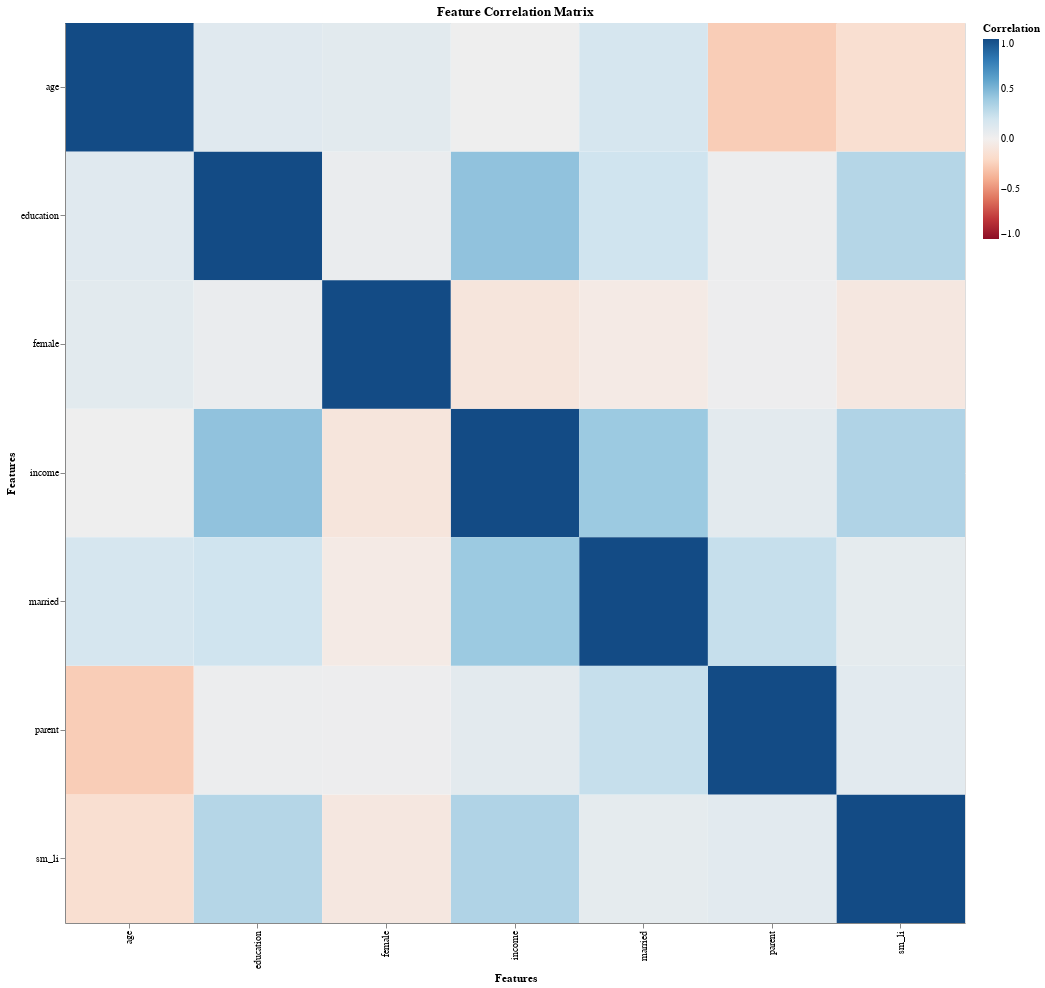

The notebook cell saved with this chart:
### Code cell
import altair as alt

# Create correlation matrix
corr_matrix = ss.corr()

# Convert to long format for Altair
corr_data = corr_matrix.stack().reset_index()
corr_data.columns = ['Feature1', 'Feature2', 'Correlation']

# Create heatmap
fig_corr = alt.Chart(corr_data).mark_rect().encode(
    x=alt.X('Feature1:N', title='Features'),
    y=alt.Y('Feature2:N', title='Features'),
    color=alt.Color('Correlation:Q', scale=alt.Scale(scheme='redblue', domain=[-1, 1])),
    tooltip=['Feature1', 'Feature2', alt.Tooltip('Correlation:Q', format='.2f')]
).properties(
    width=900,
    height=900,
    title='Feature Correlation Matrix'
)
fig_corr

### Figure 1 — Vega-Lite specification as saved in the notebook (floating-point values rounded to 4 significant figures)
{"config": {"view": {"continuousWidth": 300, "continuousHeight": 300}}, "data": {"name": "data-8384a2d5dfbd28a890c9fbb6f78dc080"}, "mark": {"type": "rect"}, "encoding": {"color": {"field": "Correlation", "scale": {"domain": [-1, 1], "scheme": "redblue"}, "type": "quantitative"}, "tooltip": [{"field": "Feature1", "type": "nominal"}, {"field": "Feature2", "type": "nominal"}, {"field": "Correlation", "format": ".2f", "type": "quantitative"}], "x": {"field": "Feature1", "title": "Features", "type": "nominal"}, "y": {"field": "Feature2", "title": "Features", "type": "nominal"}}, "height": 900, "title": "Feature Correlation Matrix", "width": 900, "$schema": "https://vega.github.io/schema/vega-lite/v5.20.1.json", "datasets": {"data-8384a2d5dfbd28a890c9fbb6f78dc080": [{"Feature1": "sm_li", "Feature2": "sm_li", "Correlation": 1.0}, {"Feature1": "sm_li", "Feature2": "income", "Correlation": 0.3297}, {"Feature1": "sm_li", "Feature2": "education", "Correlation": 0.3101}, {"Feature1": "sm_li", "Feature2": "parent", "Correlation": 0.1025}, {"Feature1": "sm_li", "Feature2": "married", "Correlation": 0.08423}, {"Feature1": "sm_li", "Feature2": "female", "Correlation": -0.07619}, {"Feature1": "sm_li", "Feature2": "age", "Correlation": -0.1592}, {"Feature1": "income", "Feature2": "sm_li", "Correlation": 0.3297}, {"Feature1": "income", "Feature2": "income", "Correlation": 1.0}, {"Feature1": "income", "Feature2": "education", "Correlation": 0.4388}, {"Feature1": "income", "Feature2": "parent", "Correlation": 0.09355}, {"Feature1": "income", "Feature2": "married", "Correlation": 0.4024}, {"Feature1": "income", "Feature2": "female", "Correlation": -0.0982}, {"Feature1": "income", "Feature2": "age", "Correlation": 0.02239}, {"Feature1": "education", "Feature2": "sm_li", "Correlation": 0.3101}, {"Feature1": "education", "Feature2": "income", "Correlation": 0.4388}, {"Feature1": "education", "Feature2": "education", "Correlation": 1.0}, {"Feature1": "education", "Feature2": "parent", "Correlation": 0.03735}, {"Feature1": "education", "Feature2": "married", "Correlation": 0.2067}, {"Feature1": "education", "Feature2": "female", "Correlation": 0.05271}, {"Feature1": "education", "Feature2": "age", "Correlation": 0.1117}, {"Feature1": "parent", "Feature2": "sm_li", "Correlation": 0.1025}, {"Feature1": "parent", "Feature2": "income", "Correlation": 0.09355}, {"Feature1": "parent", "Feature2": "education", "Correlation": 0.03735}, {"Feature1": "parent", "Feature2": "parent", "Correlation": 1.0}, {"Feature1": "parent", "Feature2": "married", "Correlation": 0.2469}, {"Feature1": "parent", "Feature2": "female", "Correlation": 0.03409}, {"Feature1": "parent", "Feature2": "age", "Correlation": -0.2631}, {"Feature1": "married", "Feature2": "sm_li", "Correlation": 0.08423}, {"Feature1": "married", "Feature2": "income", "Correlation": 0.4024}, {"Feature1": "married", "Feature2": "education", "Correlation": 0.2067}, {"Feature1": "married", "Feature2": "parent", "Correlation": 0.2469}, {"Feature1": "married", "Feature2": "married", "Correlation": 1.0}, {"Feature1": "married", "Feature2": "female", "Correlation": -0.05047}, {"Feature1": "married", "Feature2": "age", "Correlation": 0.1728}, {"Feature1": "female", "Feature2": "sm_li", "Correlation": -0.07619}, {"Feature1": "female", "Feature2": "income", "Correlation": -0.0982}, {"Feature1": "female", "Feature2": "education", "Correlation": 0.05271}, {"Feature1": "female", "Feature2": "parent", "Correlation": 0.03409}, {"Feature1": "female", "Feature2": "married", "Correlation": -0.05047}, {"Feature1": "female", "Feature2": "female", "Correlation": 1.0}, {"Feature1": "female", "Feature2": "age", "Correlation": 0.097}, {"Feature1": "age", "Feature2": "sm_li", "Correlation": -0.1592}, {"Feature1": "age", "Feature2": "income", "Correlation": 0.02239}, {"Feature1": "age", "Feature2": "education", "Correlation": 0.1117}, {"Feature1": "age", "Feature2": "parent", "Correlation": -0.2631}, {"Feature1": "age", "Feature2": "married", "Correlation": 0.1728}, {"Feature1": "age", "Feature2": "female", "Correlation": 0.097}, {"Feature1": "age", "Feature2": "age", "Correlation": 1.0}]}}
